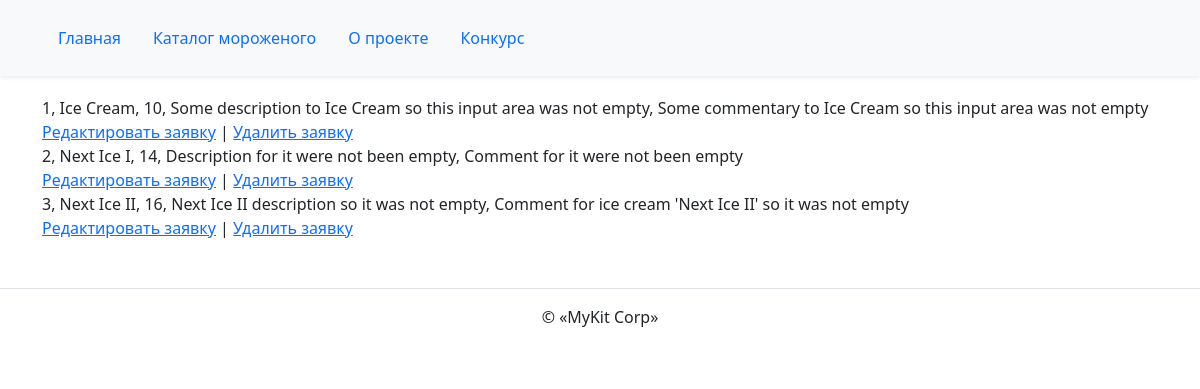
Page /contest/list/ on the committed database.
### contest/models.py (models this page shows)
class Contest(models.Model):
    title = models.CharField(verbose_name='Название', max_length=20)
    description = models.TextField(verbose_name='Описание')
    price = models.IntegerField(
        verbose_name='Цена',
        validators=[MinValueValidator(10), MaxValueValidator(100)],
        help_text='Рекомендованная розничная цена',
    )
    comment = models.TextField(verbose_name='Комментарий', blank=True)

### contest/views.py (the view)
# urls.py: path('list/', views.proposal_list, name='list'),
def proposal_list(request):
    contest_proposals = Contest.objects.order_by('id')
    context = {'contest_proposals': contest_proposals}
    return render(request, 'contest/contest_list.html', context)

### templates/contest/contest_list.html (shortened to what this page needs)
{% extends "base.html" %}
{% block content %}
  {% for proposal in contest_proposals %}
    <div>
      {{ proposal.id }}, {{ proposal.title }}, {{ proposal.price }},
      {{ proposal.description }}{% if proposal.comment %}, {{ proposal.comment }}{% endif %}
      <br>
      <a href="{% url "contest:edit" proposal.id %}">Редактировать заявку</a>
      |
      <a href="{% url "contest:delete" proposal.id %}">Удалить заявку</a>
    </div>
  {% endfor %}
{% endblock %}

### rows in the picture
Contest: id "1", title "Ice Cream", price "10", description "Some description to Ice Cream so this input area was not empty", comment "Some commentary to Ice Cream so this input area was not empty"
Contest: id "2", title "Next Ice I", price "14", description "Description for it were not been empty", comment "Comment for it were not been empty"
Contest: id "3", title "Next Ice II", price "16", description "Next Ice II description so it was not empty", comment "Comment for ice cream 'Next Ice II' so it was not empty"
